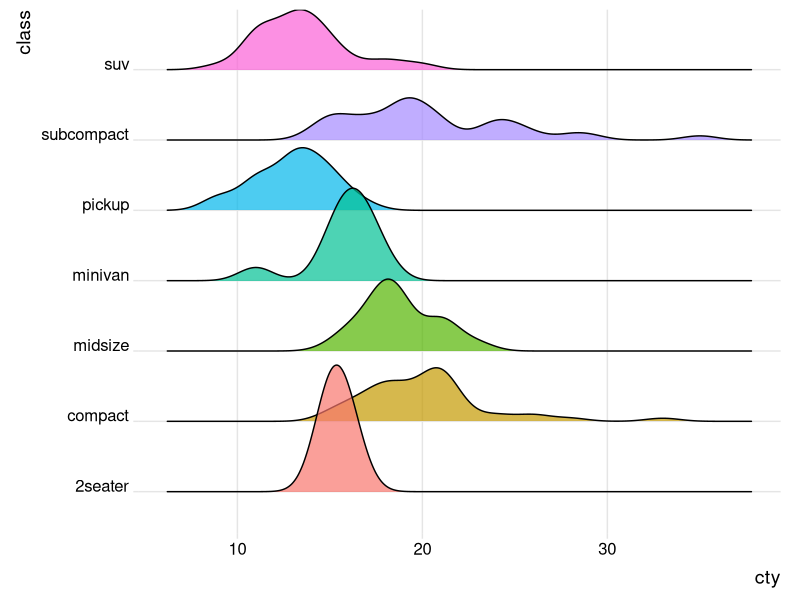

The R source for this figure:
#ridgeline plots - similar to density plot with vertical faceting
library(tidyverse)
library(ggridges)
ggplot(mpg, aes(x=cty, y=class, fill=class))+geom_density_ridges(alpha=0.7)+theme_ridges()+labs("Highway mileage by auto class") +theme(legend.position = "none")
